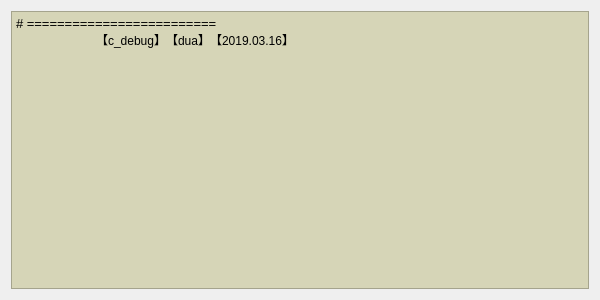
<?xml version="1.0" encoding="UTF-8"?>
<ui version="4.0">
 <class>QtDebugWidget</class>
 <widget class="QWidget" name="QtDebugWidget">
  <property name="geometry">
   <rect>
    <x>0</x>
    <y>0</y>
    <width>600</width>
    <height>300</height>
   </rect>
  </property>
  <property name="sizePolicy">
   <sizepolicy hsizetype="Preferred" vsizetype="Preferred">
    <horstretch>0</horstretch>
    <verstretch>0</verstretch>
   </sizepolicy>
  </property>
  <property name="minimumSize">
   <size>
    <width>400</width>
    <height>300</height>
   </size>
  </property>
  <property name="maximumSize">
   <size>
    <width>800</width>
    <height>600</height>
   </size>
  </property>
  <property name="windowTitle">
   <string>c_debug_qt 【dua专用】</string>
  </property>
  <layout class="QVBoxLayout" name="verticalLayout">
   <item>
    <widget class="QTextEdit" name="tedit_debug">
     <property name="focusPolicy">
      <enum>Qt::NoFocus</enum>
     </property>
     <property name="styleSheet">
      <string notr="true">font: 10pt &quot;Consolas&quot;;
background-color: rgb(214, 213, 183);</string>
     </property>
     <property name="verticalScrollBarPolicy">
      <enum>Qt::ScrollBarAlwaysOff</enum>
     </property>
     <property name="horizontalScrollBarPolicy">
      <enum>Qt::ScrollBarAlwaysOff</enum>
     </property>
     <property name="html">
      <string>&lt;!DOCTYPE HTML PUBLIC &quot;-//W3C//DTD HTML 4.0//EN&quot; &quot;http://www.w3.org/TR/REC-html40/strict.dtd&quot;&gt;
&lt;html&gt;&lt;head&gt;&lt;meta name=&quot;qrichtext&quot; content=&quot;1&quot; /&gt;&lt;style type=&quot;text/css&quot;&gt;
p, li { white-space: pre-wrap; }
&lt;/style&gt;&lt;/head&gt;&lt;body style=&quot; font-family:'Consolas'; font-size:10pt; font-weight:400; font-style:normal;&quot;&gt;
&lt;p style=&quot; margin-top:0px; margin-bottom:0px; margin-left:0px; margin-right:0px; -qt-block-indent:0; text-indent:0px;&quot;&gt;# =========================&lt;/p&gt;
&lt;p style=&quot; margin-top:0px; margin-bottom:0px; margin-left:0px; margin-right:0px; -qt-block-indent:0; text-indent:0px;&quot;&gt;&lt;span style=&quot; font-family:'SimSun'; font-size:9pt;&quot;&gt;	【c_debug】【dua】【2019.03.16】&lt;/span&gt;&lt;/p&gt;
&lt;p style=&quot;-qt-paragraph-type:empty; margin-top:0px; margin-bottom:0px; margin-left:0px; margin-right:0px; -qt-block-indent:0; text-indent:0px;&quot;&gt;&lt;br /&gt;&lt;/p&gt;&lt;/body&gt;&lt;/html&gt;</string>
     </property>
    </widget>
   </item>
  </layout>
 </widget>
 <layoutdefault spacing="6" margin="11"/>
 <resources/>
 <connections/>
</ui>
